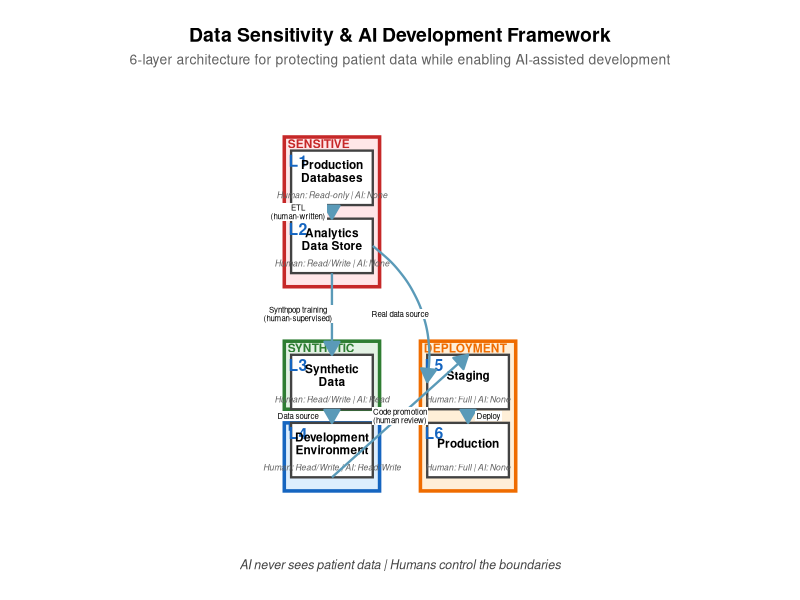
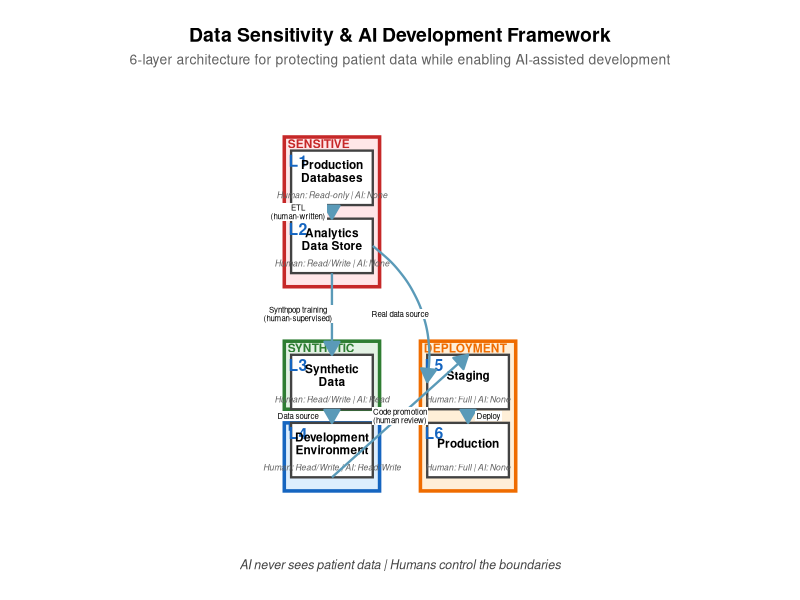
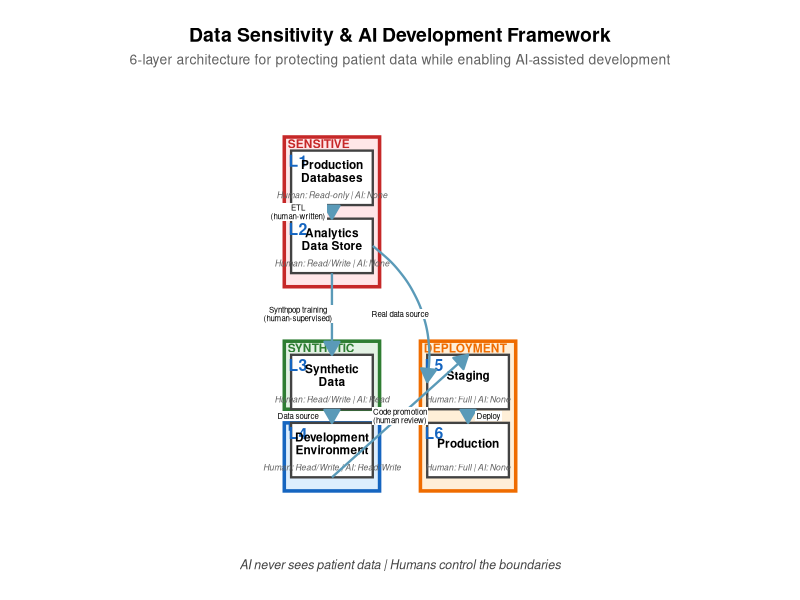

Write R code to recreate these figures, in order.
# Data Sensitivity Layers Diagram
# Visualizes the 6-layer architecture for AI-assisted development with patient data protection

library(ggplot2)
library(dplyr)

# Layer definitions
layers <- tibble(
  layer = c("L1", "L2", "L3", "L4", "L5", "L6"),
  name = c(
    "Production\nDatabases",
    "Analytics\nData Store",
    "Synthetic\nData",
    "Development\nEnvironment",
    "Staging",
    "Production"
  ),
  zone = c("Sensitive", "Sensitive", "Synthetic", "Development", "Deployment", "Deployment"),
  x = c(1, 1, 1, 1, 3, 3),
  y = c(6, 5, 3, 2, 3, 2),
  human_access = c("Read-only", "Read/Write", "Read/Write", "Read/Write", "Full", "Full"),
  ai_access = c("None", "None", "Read", "Read/Write", "None", "None"),
  description = c(
    "Raw patient data\nLIS/LIMS systems",
    "Aggregated data\nMostly de-identified",
    "Synthpop-generated\nMatches L2 structure",
    "Code & reports\nin development",
    "Validate against\nreal data",
    "Live reports\n& dashboards"
  )
)

# Zone colors
zone_colors <- c(
  "Sensitive" = "#ffcdd2",
  "Synthetic" = "#c8e6c9",
  "Development" = "#bbdefb",
  "Deployment" = "#ffe0b2"
)

zone_borders <- c(
  "Sensitive" = "#c62828",
  "Synthetic" = "#2e7d32",
  "Development" = "#1565c0",
  "Deployment" = "#ef6c00"
)

# Arrows (data flows)
arrows <- tibble(
  from_x = c(1, 1, 1, 1, 3, 1),
  from_y = c(6, 5, 3, 2, 3, 5),
  to_x =   c(1, 1, 1, 3, 3, 3),
  to_y =   c(5, 3, 2, 3, 2, 3),
  label = c(
    "ETL\n(human-written)",
    "Synthpop training\n(human-supervised)",
    "Data source",
    "Code promotion\n(human review)",
    "Deploy",
    "Real data source"
  ),
  label_x = c(0.5, 0.5, 0.5, 2, 3.3, 2),
  label_y = c(5.5, 4, 2.5, 2.5, 2.5, 4),
  curvature = c(0, 0, 0, 0, 0, -0.3)
)

# Build the plot
p <- ggplot() +
  # Zone background rectangles
  annotate("rect", xmin = 0.3, xmax = 1.7, ymin = 4.4, ymax = 6.6,
           fill = zone_colors["Sensitive"], alpha = 0.5,
           color = zone_borders["Sensitive"], linewidth = 1.2) +
  annotate("rect", xmin = 0.3, xmax = 1.7, ymin = 2.6, ymax = 3.6,
           fill = zone_colors["Synthetic"], alpha = 0.5,
           color = zone_borders["Synthetic"], linewidth = 1.2) +
  annotate("rect", xmin = 0.3, xmax = 1.7, ymin = 1.4, ymax = 2.4,
           fill = zone_colors["Development"], alpha = 0.5,
           color = zone_borders["Development"], linewidth = 1.2) +
  annotate("rect", xmin = 2.3, xmax = 3.7, ymin = 1.4, ymax = 3.6,
           fill = zone_colors["Deployment"], alpha = 0.5,
           color = zone_borders["Deployment"], linewidth = 1.2) +

 # Zone labels
  annotate("text", x = 0.35, y = 6.5, label = "SENSITIVE", fontface = "bold",
           hjust = 0, size = 3, color = zone_borders["Sensitive"]) +
  annotate("text", x = 0.35, y = 3.5, label = "SYNTHETIC", fontface = "bold",
           hjust = 0, size = 3, color = zone_borders["Synthetic"]) +
  annotate("text", x = 0.35, y = 2.35, label = "DEV", fontface = "bold",
           hjust = 0, size = 3, color = zone_borders["Development"]) +
  annotate("text", x = 2.35, y = 3.5, label = "DEPLOYMENT", fontface = "bold",
           hjust = 0, size = 3, color = zone_borders["Deployment"]) +

  # Layer boxes
 geom_tile(data = layers, aes(x = x, y = y), width = 1.2, height = 0.8,
            fill = "white", color = "#424242", linewidth = 0.8) +

 # Layer numbers
  geom_text(data = layers, aes(x = x - 0.5, y = y + 0.25, label = layer),
            fontface = "bold", size = 4, color = "#1565c0") +

 # Layer names
  geom_text(data = layers, aes(x = x, y = y + 0.1, label = name),
            fontface = "bold", size = 3, lineheight = 0.9) +

  # Access info
  geom_text(data = layers,
            aes(x = x, y = y - 0.25,
                label = paste0("Human: ", human_access, " | AI: ", ai_access)),
            size = 2.2, color = "#616161", fontface = "italic") +

  # Straight arrows
  geom_segment(data = arrows |> filter(curvature == 0),
               aes(x = from_x, y = from_y - 0.4, xend = to_x, yend = to_y + 0.4),
               arrow = arrow(length = unit(0.15, "inches"), type = "closed"),
               color = "#5a9ab8", linewidth = 0.8) +

  # Curved arrow (L2 to L5)
  geom_curve(data = arrows |> filter(curvature != 0),
             aes(x = from_x + 0.6, y = from_y, xend = to_x - 0.6, yend = to_y),
             arrow = arrow(length = unit(0.15, "inches"), type = "closed"),
             color = "#5a9ab8", linewidth = 0.8, curvature = -0.3) +

  # Arrow labels
  geom_label(data = arrows,
             aes(x = label_x, y = label_y, label = label),
             size = 2, fill = "white", label.padding = unit(0.15, "lines"),
             label.size = 0, lineheight = 0.9) +

  # Formatting
  coord_fixed(ratio = 1, xlim = c(0, 4), ylim = c(1, 7)) +
  theme_void() +
  labs(
    title = "Data Sensitivity & AI Development Framework",
    subtitle = "6-layer architecture for protecting patient data while enabling AI-assisted development",
    caption = "AI never sees patient data | Humans control the boundaries"
  ) +
  theme(
    plot.title = element_text(face = "bold", size = 14, hjust = 0.5, margin = margin(b = 5)),
    plot.subtitle = element_text(size = 10, hjust = 0.5, color = "#616161", margin = margin(b = 15)),
    plot.caption = element_text(size = 9, hjust = 0.5, color = "#424242", face = "italic",
                                margin = margin(t = 15)),
    plot.margin = margin(20, 20, 20, 20)
  )

# Save the plot
ggsave("data-layers-diagram.png", p, width = 10, height = 8, dpi = 300, bg = "white")
ggsave("data-layers-diagram.pdf", p, width = 10, height = 8, bg = "white")

# Print for interactive use
print(p)
